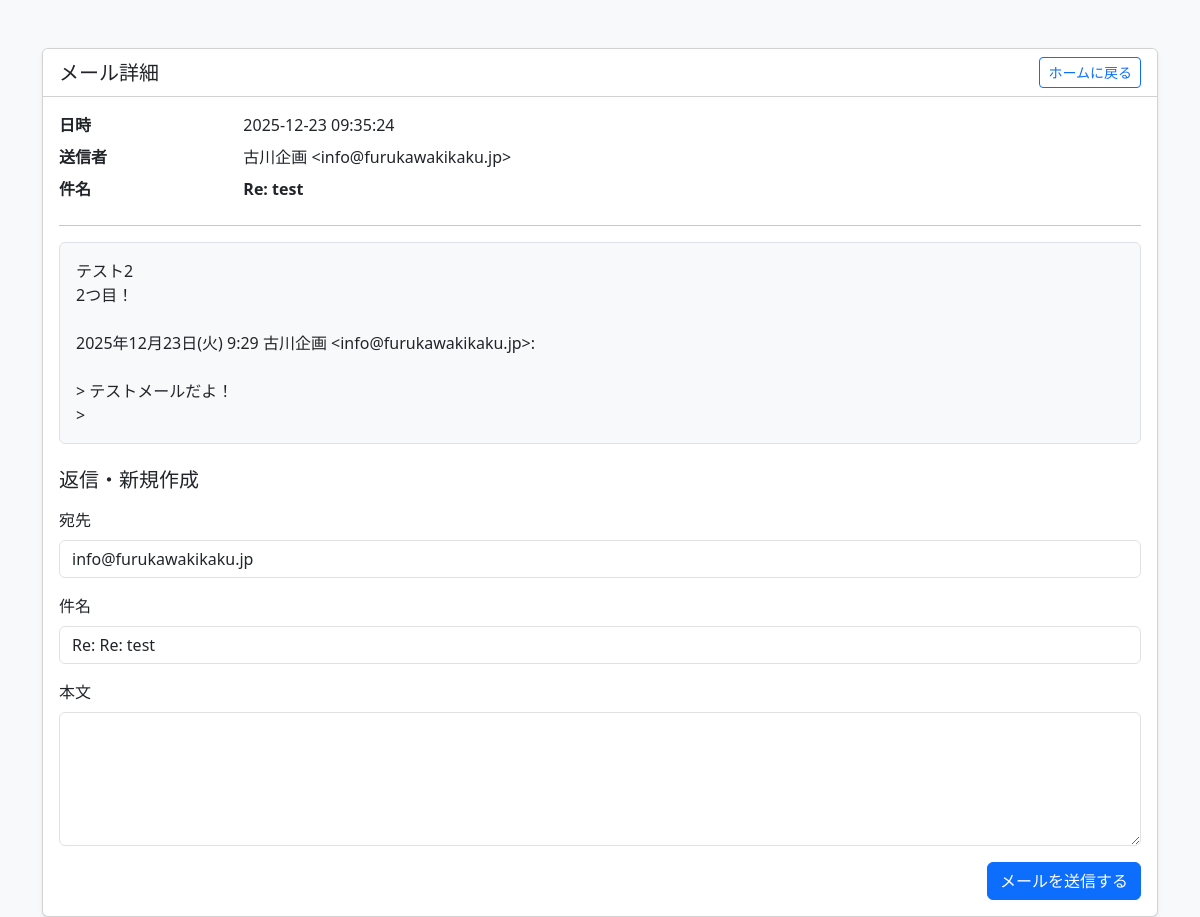
The app's page /email/UID2-1766449904 with its own data.
### tables this page shows
CREATE TABLE emails (
            uidl TEXT PRIMARY KEY,
            sender_name TEXT,
            sender_address TEXT,
            subject TEXT,
            body_text TEXT,
            body_html TEXT,
            sent_at DATETIME,
            received_at DATETIME DEFAULT CURRENT_TIMESTAMP,
            status INTEGER DEFAULT 0,
            is_new INTEGER DEFAULT 1,
            is_processed INTEGER DEFAULT 0,
            is_read INTEGER DEFAULT 0,
            raw_source TEXT
        );

### web/app.py (the view)
@app.route('/email/<uidl>')
def detail(uidl):
    conn = get_db_connection()
    email = conn.execute('SELECT * FROM emails WHERE uidl = ?', (uidl,)).fetchone()
    conn.close()
    if not email: abort(404)
    return render_template('detail.html', email=email)

### web/app.py (called while the page is built)
def get_db_connection():
    db_path_raw = os.getenv("DATABASE_PATH")
    db_path = BASE_DIR / db_path_raw
    conn = sqlite3.connect(str(db_path))
    conn.row_factory = sqlite3.Row
    return conn

### web/templates/detail.html (shortened to what this page needs)
<!DOCTYPE html>
<html lang="ja">
<head>
    <link href="https://cdn.jsdelivr.net/npm/bootstrap@5.3.0/dist/css/bootstrap.min.css" rel="stylesheet">
</head>
<body class="bg-light">
    <div class="container mt-5">
        <div class="card shadow-sm">
            <div class="card-header bg-white d-flex justify-content-between align-items-center">
                <h5 class="mb-0">メール詳細</h5>
                <a href="/" class="btn btn-outline-primary btn-sm">ホームに戻る</a>
            </div>
            <div class="card-body">
                <dl class="row">
                    <dt class="col-sm-2">日時</dt>
                    <dd class="col-sm-10">{{ email['sent_at'] }}</dd>
                    <dt class="col-sm-2">送信者</dt>
                    <dd class="col-sm-10">{{ email['sender_name'] }} &lt;{{ email['sender_address'] }}&gt;</dd>
                    <dt class="col-sm-2">件名</dt>
                    <dd class="col-sm-10"><strong>{{ email['subject'] }}</strong></dd>
                </dl>
                <hr>
                <div class="bg-light p-3 border rounded mb-4" style="white-space: pre-wrap;">{{ email['body_text'] }}</div>
                <h5 class="mt-4 mb-3">返信・新規作成</h5>
                <form id="emailForm">
                    <div class="mb-3">
                        <label for="recipient" class="form-label">宛先</label>
                        <input type="email" class="form-control" id="recipient" name="recipient"
                               value="{{ email['sender_address'] }}" required>
                    </div>
                    <div class="mb-3">
                        <label for="subject" class="form-label">件名</label>
                        <input type="text" class="form-control" id="subject" name="subject" value="Re: {{ email['subject'] }}">
                    </div>
                    <div class="mb-3">
                        <label for="body" class="form-label">本文</label>
                        <textarea class="form-control" id="body" name="body" rows="5" required></textarea>
                    </div>
                    <div class="text-end">
                        <button type="submit" id="sendBtn" class="btn btn-primary">
                            メールを送信する
                        </button>
                    </div>
                </form>
            </div>
        </div>
    </div>
    <div class="toast-container position-fixed bottom-0 end-0 p-3">
    </div>
</body>
</html>

### records on screen
emails: sent_at "2025-12-23 09:35:24", sender_name "古川企画", sender_address "info@furukawakikaku.jp", subject "Re: test", body_text "テスト2 2つ目！ 2025年12月23日(火) 9:29 古川企画 <info@furukawakikaku.jp>: > テストメールだよ！ >", recipient "info@furukawakikaku.jp", subject "Re: Re: test"
